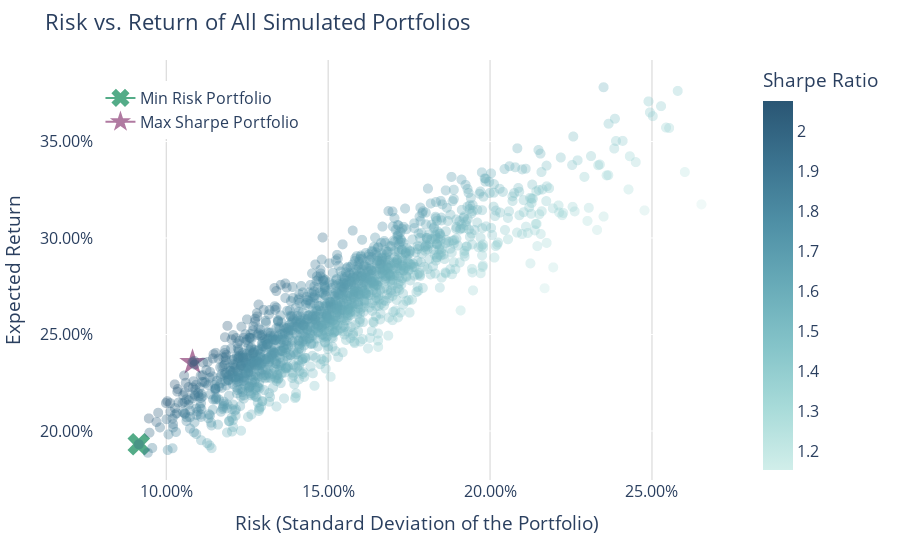

Write notebook code for a chart like this one.
### Markdown cell above
### Efficient Frontier: Display all Simulated Portfolios

### Code cell
simulationViewer.plotRiskVsReturnVsSharpe(TRANSPARENCY_LEVEL=0.33)

### Figure 1 — Plotly figure (JSON) as saved in the notebook; plotly's stock layout.template omitted (floating-point values rounded to 4 significant figures; data arrays with more than 128 entries replaced by an {"elided": "..."} marker saying what was removed)
{"data": [{"customdata": {"elided": "1500x1 str values"}, "hovertemplate": "Risk (Standard Deviation of the Portfolio)=%{x}<br>Expected Return=%{y}<br>Simulation_Number=%{customdata[0]}<br>Sharpe Ratio=%{marker.color}<extra></extra>", "legendgroup": "", "marker": {"color": {"elided": "1500 float values"}, "coloraxis": "coloraxis", "opacity": 0.33, "size": 10, "symbol": "circle"}, "mode": "markers", "name": "", "showlegend": false, "type": "scattergl", "x": {"elided": "1500 float values"}, "xaxis": "x", "y": {"elided": "1500 float values"}, "yaxis": "y"}, {"hoverinfo": "text", "marker": {"color": "#54AC88", "size": 20, "symbol": "x"}, "name": "Min Risk Portfolio", "text": ["Min. Risk Portfolio"], "type": "scatter", "x": [0.09153], "y": [0.1931]}, {"hoverinfo": "text", "marker": {"color": "#B07AA1", "size": 20, "symbol": "star"}, "name": "Max Sharpe Portfolio", "text": ["Max. Sharpe Portfolio"], "type": "scatter", "x": [0.1081], "y": [0.2356]}], "layout": {"autosize": true, "coloraxis": {"colorbar": {"title": {"text": "Sharpe Ratio"}}, "colorscale": [[0, "rgb(209, 238, 234)"], [0.1667, "rgb(168, 219, 217)"], [0.3333, "rgb(133, 196, 201)"], [0.5, "rgb(104, 171, 184)"], [0.6667, "rgb(79, 144, 166)"], [0.8333, "rgb(59, 115, 143)"], [1, "rgb(42, 86, 116)"]]}, "font": {"size": 16}, "legend": {"tracegroupgap": 0, "x": 0.01, "xanchor": "left", "y": 0.95, "yanchor": "top"}, "margin": {"t": 60}, "paper_bgcolor": "White", "plot_bgcolor": "White", "title": {"text": "Risk vs. Return of All Simulated Portfolios"}, "xaxis": {"anchor": "y", "domain": [0, 1], "gridcolor": "lightgray", "tickformat": ".2%", "title": {"text": "Risk (Standard Deviation of the Portfolio)"}}, "yaxis": {"anchor": "x", "domain": [0, 1], "tickformat": ".2%", "title": {"text": "Expected Return"}}}}
